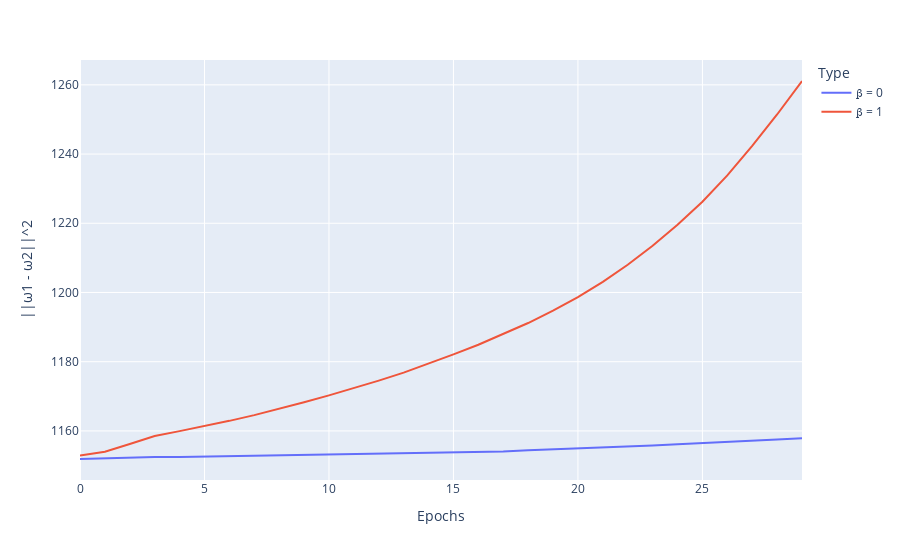

Here is the notebook cell this chart was saved with:
### Code cell
data_dict = {'Epochs': 2 * [i for i in range(len(beta_0_l2))], 
             '||ω1 - ω2||^2': beta_0_l2 + beta_1_l2,
             'Type': ["ꞵ = 0" for i in range(len(beta_0_l2))] + ["ꞵ = 1" for i in range(len(beta_1_l2))]}

df = pd.DataFrame(data_dict)

fig = px.line(df, x='Epochs', y='||ω1 - ω2||^2', color='Type')
fig.show()
fig.write_html('l2_plot.html')

### Figure 1 — Plotly figure (JSON) as saved in the notebook; plotly's stock layout.template omitted (floating-point values rounded to 4 significant figures)
{"data": [{"hovertemplate": "Type=ꞵ = 0<br>Epochs=%{x}<br>||ω1 - ω2||^2=%{y}<extra></extra>", "legendgroup": "ꞵ = 0", "line": {"color": "#636efa", "dash": "solid"}, "marker": {"symbol": "circle"}, "mode": "lines", "name": "ꞵ = 0", "orientation": "v", "showlegend": true, "type": "scatter", "x": [0, 1, 2, 3, 4, 5, 6, 7, 8, 9, 10, 11, 12, 13, 14, 15, 16, 17, 18, 19, 20, 21, 22, 23, 24, 25, 26, 27, 28, 29], "xaxis": "x", "y": [1152.0, 1152.0, 1152.0, 1152.0, 1152.0, 1153.0, 1153.0, 1153.0, 1153.0, 1153.0, 1153.0, 1153.0, 1153.0, 1154.0, 1154.0, 1154.0, 1154.0, 1154.0, 1154.0, 1155.0, 1155.0, 1155.0, 1155.0, 1156.0, 1156.0, 1156.0, 1157.0, 1157.0, 1157.0, 1158.0], "yaxis": "y"}, {"hovertemplate": "Type=ꞵ = 1<br>Epochs=%{x}<br>||ω1 - ω2||^2=%{y}<extra></extra>", "legendgroup": "ꞵ = 1", "line": {"color": "#EF553B", "dash": "solid"}, "marker": {"symbol": "circle"}, "mode": "lines", "name": "ꞵ = 1", "orientation": "v", "showlegend": true, "type": "scatter", "x": [0, 1, 2, 3, 4, 5, 6, 7, 8, 9, 10, 11, 12, 13, 14, 15, 16, 17, 18, 19, 20, 21, 22, 23, 24, 25, 26, 27, 28, 29], "xaxis": "x", "y": [1153.0, 1154.0, 1156.0, 1159.0, 1160.0, 1161.0, 1163.0, 1165.0, 1166.0, 1168.0, 1170.0, 1172.0, 1175.0, 1177.0, 1179.0, 1182.0, 1185.0, 1188.0, 1191.0, 1195.0, 1199.0, 1203.0, 1208.0, 1214.0, 1220.0, 1226.0, 1234.0, 1242.0, 1251.0, 1261.0], "yaxis": "y"}], "layout": {"legend": {"title": {"text": "Type"}, "tracegroupgap": 0}, "margin": {"t": 60}, "xaxis": {"anchor": "y", "domain": [0, 1], "title": {"text": "Epochs"}}, "yaxis": {"anchor": "x", "domain": [0, 1], "title": {"text": "||ω1 - ω2||^2"}}}}
